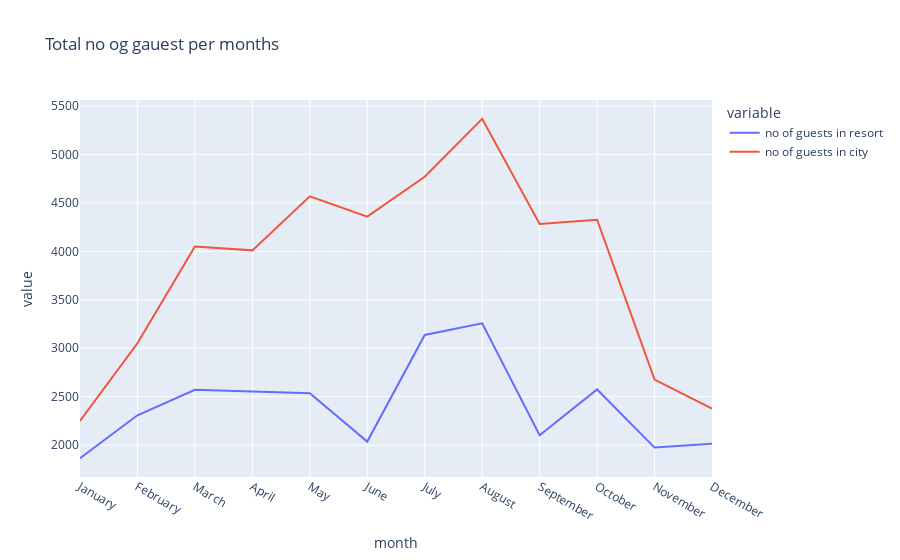

The notebook cell saved with this chart:
### Code cell
px.line(data_frame =final_rush, x = 'month', 
       y = ['no of guests in resort', 'no of guests in city'],
       title = 'Total no og gauest per months')

### Figure 1 — Plotly figure (JSON) as saved in the notebook; plotly's stock layout.template omitted (floating-point values rounded to 4 significant figures)
{"data": [{"hovertemplate": "variable=no of guests in resort<br>month=%{x}<br>value=%{y}<extra></extra>", "legendgroup": "no of guests in resort", "line": {"color": "#636efa", "dash": "solid"}, "marker": {"symbol": "circle"}, "mode": "lines", "name": "no of guests in resort", "orientation": "v", "showlegend": true, "type": "scatter", "x": ["January", "February", "March", "April", "May", "June", "July", "August", "September", "October", "November", "December"], "xaxis": "x", "y": [1866, 2308, 2571, 2550, 2535, 2037, 3137, 3257, 2102, 2575, 1975, 2014], "yaxis": "y"}, {"hovertemplate": "variable=no of guests in city<br>month=%{x}<br>value=%{y}<extra></extra>", "legendgroup": "no of guests in city", "line": {"color": "#EF553B", "dash": "solid"}, "marker": {"symbol": "circle"}, "mode": "lines", "name": "no of guests in city", "orientation": "v", "showlegend": true, "type": "scatter", "x": ["January", "February", "March", "April", "May", "June", "July", "August", "September", "October", "November", "December"], "xaxis": "x", "y": [2249, 3051, 4049, 4010, 4568, 4358, 4770, 5367, 4283, 4326, 2676, 2377], "yaxis": "y"}], "layout": {"legend": {"title": {"text": "variable"}, "tracegroupgap": 0}, "title": {"text": "Total no og gauest per months"}, "xaxis": {"anchor": "y", "domain": [0, 1], "title": {"text": "month"}}, "yaxis": {"anchor": "x", "domain": [0, 1], "title": {"text": "value"}}}}
